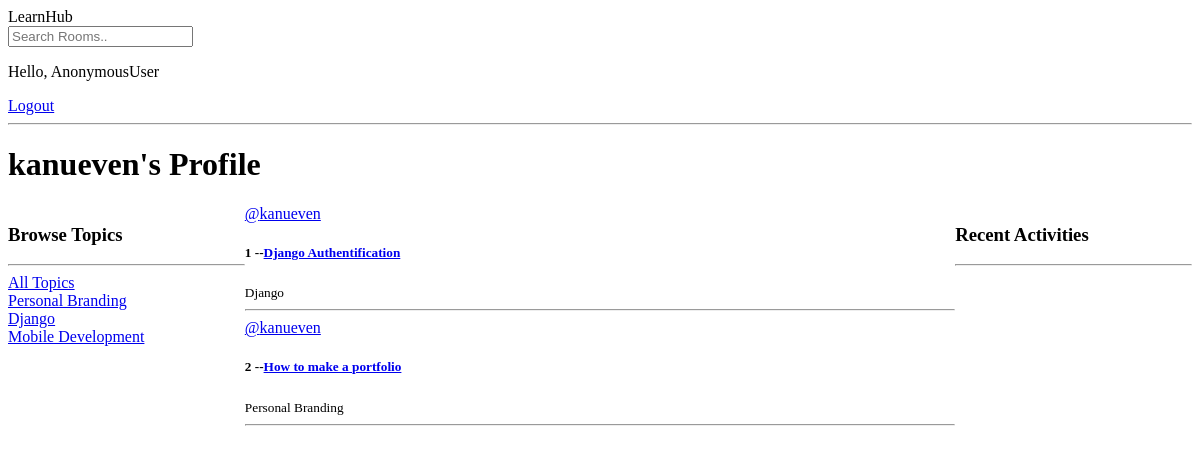
The app's page /rooms/profile/1, older data.
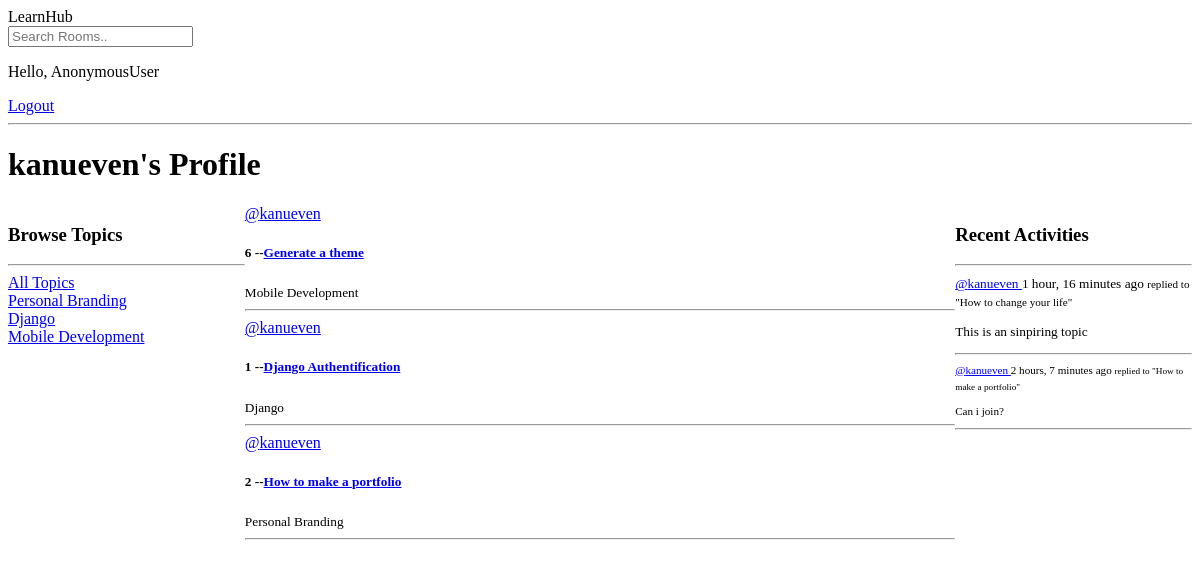
The same page, newer data.
### topics/models.py (models this page shows, shortened)
class Topic(models.Model):
    name = models.CharField(max_length=200)

### rooms/models.py (models this page shows, shortened)
class Room(models.Model):
    host = models.ForeignKey(User, on_delete=models.SET_NULL, null=True)
    topic = models.ForeignKey('topics.Topic', on_delete=models.SET_NULL, null=True)
    name = models.CharField(max_length=200) #Room title
    description = models.TextField(null=True, blank=True)
    participants = models.ManyToManyField(User, related_name='participants', blank=True)
    updated_at = models.DateTimeField(auto_now=True) # Updates on every save
    created = models.DateTimeField(auto_now_add=True)  # Set once on creation
    class Meta:
        ordering = ['-updated_at', '-created']
    def __str__(self):
        return self.name

class Message(models.Model):
    user =models.ForeignKey(User, on_delete=models.CASCADE)
    room = models.ForeignKey(Room, on_delete=models.CASCADE)
    body = models.TextField()
    updated = models.DateTimeField(auto_now=True) # Updates on every save
    created = models.DateTimeField(auto_now_add=True)  # Set once on creation
    class Meta:
        ordering = ['-created', '-updated']

### rooms/views.py (the view)
# urls.py: path('profile/<str:pk>',views.userProfile,name = 'user-profile'),
def userProfile(request, pk):
    user  = get_object_or_404(User, pk=pk)
    rooms = user.room_set.all()
    room_messages = user.message_set.all()
    topics = Topic.objects.all()
    context = {'user':user, 'rooms':rooms, 'topics':topics, 'room_messages':room_messages}
    return render(request, 'room/profile.html',context)

### templates/room/profile.html
{%extends "base.html"%}
{% block content %}
<h1>{{ user.username }}'s Profile</h1>
<div class = "profile-container" style="display:grid; grid-template-columns: 1fr 3fr 1fr;">
    <div>
        {%include 'topics_components.html'%}
</div>
<div>
    {%include 'room/feed_component.html'%}
</div>
<div>
    {%include 'activity_component.html'%}
</div>
</div>
{%endblock content%}

### templates/base.html (shortened to what this page needs)
<!DOCTYPE html>
{% load static %}
<html lang="en">
<head>
    <link rel="stylesheet" type="text/css" media="screen" href="{% static 'css/main.css' %}">
</head>
{% include 'navbar.html' %}
<hr>
<body>
   {%block content%}
    {%endblock content%}
</body>
</html>

### templates/navbar.html
<nav class="navbar bg-body-tertiary">
  <div class="container-fluid">
    <a class="navbar-brand">LearnHub</a>
    <form class="d-flex" role="search" method = "GET " action = "{%url 'home'%}">
      <input class="form-control me-2"name = "q" type="search" placeholder="Search Rooms.." aria-label="Search" />
      {%if user.is_authenticated%}
      <p> Hello, {{request.user}} </p>
      <a href = "{%url 'logout' %}"> Logout</a>
      {%else%}
      <a href = "{%url 'login' %}"> Login</a>
      {%endif%}
    </form>
  </div>
</nav>

### templates/topics_components.html
<h3>Browse Topics</h3>
        <hr>
        <a href = "{% url 'home'%}">All Topics</a><br>
        {%for topic in topics%}
        <a href = "{% url 'home'%}?q={{topic.name}}">{{topic.name}}</a><br>
        {%endfor%}

### templates/room/feed_component.html (shortened to what this page needs)
 {% for room in rooms%}
    <div>
        <a href = "{% url 'user-profile' room.host.id %}">@{{room.host.username}}</a>
        <h5> {{room.id}} --<a href = {% url 'room' room.id%}>{{room.name}}</a></h5>
        <small>{{room.topic.name}}</small>
        <hr>
    </div>
    {% endfor %}

### templates/activity_component.html (shortened to what this page needs)
<h3>Recent Activities</h3>
    <hr>
    {% for message in room_messages%}
    <div>
       <small><a href = "{% url 'user-profile' message.user.id%}"> @{{message.user}} </a> {{message.created|timesince}} ago
        <small>replied to "{{message.room}}"</small>
        <p>{{message.body}}</p>
        <hr>
    </div>
    {% endfor %}

Row changes from the older to the newer data that the page shows:
added Room: host.username "kanueven", id "6", name "Generate a theme", topic.name "Mobile Development"
added Message: user "kanueven", created "1 hour, 16 minutes", room "How to change your life", body "This is an sinpiring topic"
added Message: user "kanueven", created "2 hours, 7 minutes", room "How to make a portfolio", body "Can i join?"
